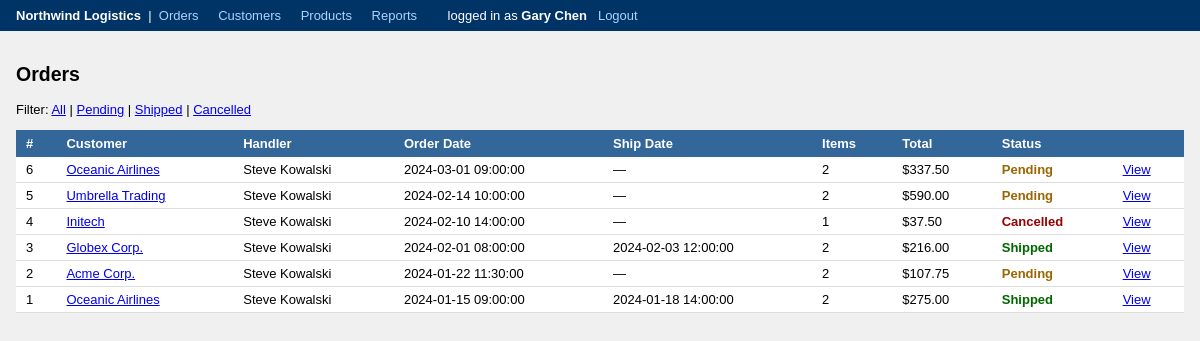
Screenshot of /legacy/index.php?page=orders (signed in) with the database file from the repository.
### tables this page shows
CREATE TABLE IF NOT EXISTS orders (
    order_id      INT          AUTO_INCREMENT PRIMARY KEY,
    customer_id   INT          NOT NULL,
    employee_id   INT          NOT NULL,
    order_date    DATETIME     NOT NULL DEFAULT NOW(),
    ship_date     DATETIME,
    status        ENUM('pending','shipped','cancelled') NOT NULL DEFAULT 'pending',
    note          TEXT,
    FOREIGN KEY (customer_id) REFERENCES customers(customer_id),
    FOREIGN KEY (employee_id) REFERENCES employees(employee_id)
);

CREATE TABLE IF NOT EXISTS customers (
    customer_id   INT          AUTO_INCREMENT PRIMARY KEY,
    company_name  VARCHAR(100) NOT NULL,
    contact_name  VARCHAR(100),
    email         VARCHAR(100),
    phone         VARCHAR(30),
    address       VARCHAR(200),
    city          VARCHAR(60),
    country       VARCHAR(60),
    created_at    DATETIME     DEFAULT NOW()
);

CREATE TABLE IF NOT EXISTS employees (
    employee_id   INT          AUTO_INCREMENT PRIMARY KEY,
    username      VARCHAR(50)  NOT NULL UNIQUE,
    password      VARCHAR(100) NOT NULL,         
    first_name    VARCHAR(50)  NOT NULL,
    last_name     VARCHAR(50)  NOT NULL,
    role          ENUM('admin','handler','viewer') NOT NULL DEFAULT 'handler',
    active        TINYINT(1)   NOT NULL DEFAULT 1,
    hired_date    DATE
);

### legacy/index.php (the view, shortened to what this page needs)
<?php
$conn = mysql_connect('db', 'northwind', 'northwind123')
    or die('Cannot connect to database. Call IT at x4400.');
$page = isset($_GET['page']) ? $_GET['page'] : 'orders';
?><!DOCTYPE html>
<html>
<head>
</head>
<body>
<?php if ($page != 'login'): ?>
<div id="hdr">
    <strong>Northwind Logistics</strong> &nbsp;|&nbsp;
    <a href="index.php?page=orders">Orders</a>
    <a href="index.php?page=customers">Customers</a>
    <a href="index.php?page=products">Products</a>
    <?php if ($_SESSION['role'] == 'admin'): ?>
        <a href="index.php?page=reports">Reports</a>
    <?php endif; ?>
    &nbsp;&nbsp; logged in as <strong><?= $_SESSION['uname'] ?></strong>
    &nbsp; <a href="index.php?logout=1">Logout</a>
</div>
<?php endif; ?>
<div id="wrap">
<?php
if ($page == 'login'):
?>
    <h2>Northwind Logistics — Sign In</h2>
    <?php if (!empty($login_error)): ?><div class="err"><?= $login_error ?></div><?php endif; ?>
    <form method="post" action="index.php">
        <input type="hidden" name="action" value="login">
        <table style="width:300px">
            <tr><td>Username</td><td><input name="username" type="text" style="width:160px"></td></tr>
            <tr><td>Password</td><td><input name="password" type="password" style="width:160px"></td></tr>
            <tr><td colspan="2" style="padding-top:8px"><button class="btn" type="submit">Login</button></td></tr>
        </table>
    </form>
<?php
elseif ($page == 'orders'):
    $sql = "SELECT o.order_id, o.order_date, o.ship_date, o.status,
                   c.company_name, c.customer_id,
                   e.first_name, e.last_name,
                   COUNT(oi.item_id) AS item_count,
                   COALESCE(SUM(oi.quantity * oi.unit_price), 0) AS total
            FROM orders o
            JOIN customers c    ON o.customer_id = c.customer_id
            JOIN employees e    ON o.employee_id = e.employee_id
            LEFT JOIN order_items oi ON o.order_id = oi.order_id
            WHERE 1=1";
    $sql .= " GROUP BY o.order_id ORDER BY o.order_date DESC LIMIT 200";
    $result = mysql_query($sql, $conn);
?>
    <h2>Orders</h2>
    <p>
        Filter:
        <a href="?page=orders">All</a> |
        <a href="?page=orders&status=pending">Pending</a> |
        <a href="?page=orders&status=shipped">Shipped</a> |
        <a href="?page=orders&status=cancelled">Cancelled</a>
    </p>
    <table>
        <tr>
            <th>#</th><th>Customer</th><th>Handler</th>
            <th>Order Date</th><th>Ship Date</th>
            <th>Items</th><th>Total</th><th>Status</th><th></th>
        </tr>
        <?php while ($row = mysql_fetch_assoc($result)): ?>
        <tr>
            <td><?= $row['order_id'] ?></td>
            <td><a href="?page=customers&id=<?= $row['customer_id'] ?>"><?= htmlspecialchars($row['company_name']) ?></a></td>
            <td><?= htmlspecialchars($row['first_name'] . ' ' . $row['last_name']) ?></td>
            <td><?= $row['order_date'] ?></td>
            <td><?= $row['ship_date'] ? $row['ship_date'] : '—' ?></td>
            <td><?= $row['item_count'] ?></td>
            <td>$<?= number_format($row['total'], 2) ?></td>
            <td><span class="status-<?= $row['status'] ?>"><?= ucfirst($row['status']) ?></span></td>
            <td><a href="?page=order_detail&id=<?= $row['order_id'] ?>">View</a></td>
        </tr>
        <?php endwhile; ?>
    </table>
<?php
endif;
?>
</div>
</body>
</html>

### legacy/index.php (style rules this page uses)
body { font-family: Verdana, sans-serif; font-size: 13px; background: #f0f0f0; margin: 0; }
#hdr { background: #003366; color: white; padding: 8px 16px; }
#hdr a { color: #aad4ff; text-decoration: none; margin-right: 16px; }
#wrap { padding: 16px; }
table { border-collapse: collapse; width: 100%; background: white; }
th { background: #336699; color: white; padding: 6px 10px; text-align: left; }
td { padding: 5px 10px; border-bottom: 1px solid #ddd; }
.status-pending { color: #996600; font-weight: bold; }
.status-shipped { color: #006600; font-weight: bold; }
.status-cancelled { color: #990000; font-weight: bold; }

### rows the page displays
orders: order_id "6", customer.company_name "Oceanic Airlines", employee.last_name "Steve Kowalski", order_date "2024-03-01 09:00:00", item_count "2", total "337.50", status "Pending"
orders: order_id "5", customer.company_name "Umbrella Trading", employee.last_name "Steve Kowalski", order_date "2024-02-14 10:00:00", item_count "2", total "590.00", status "Pending"
orders: order_id "4", customer.company_name "Initech", employee.last_name "Steve Kowalski", order_date "2024-02-10 14:00:00", item_count "1", total "37.50", status "Cancelled"
orders: order_id "3", customer.company_name "Globex Corp.", employee.last_name "Steve Kowalski", order_date "2024-02-01 08:00:00", ship_date "2024-02-03 12:00:00", item_count "2", total "216.00", status "Shipped"
orders: order_id "2", customer.company_name "Acme Corp.", employee.last_name "Steve Kowalski", order_date "2024-01-22 11:30:00", item_count "2", total "107.75", status "Pending"
orders: order_id "1", customer.company_name "Oceanic Airlines", employee.last_name "Steve Kowalski", order_date "2024-01-15 09:00:00", ship_date "2024-01-18 14:00:00", item_count "2", total "275.00", status "Shipped"

### other values shown
$_SESSION['uname'] "Gary Chen"
